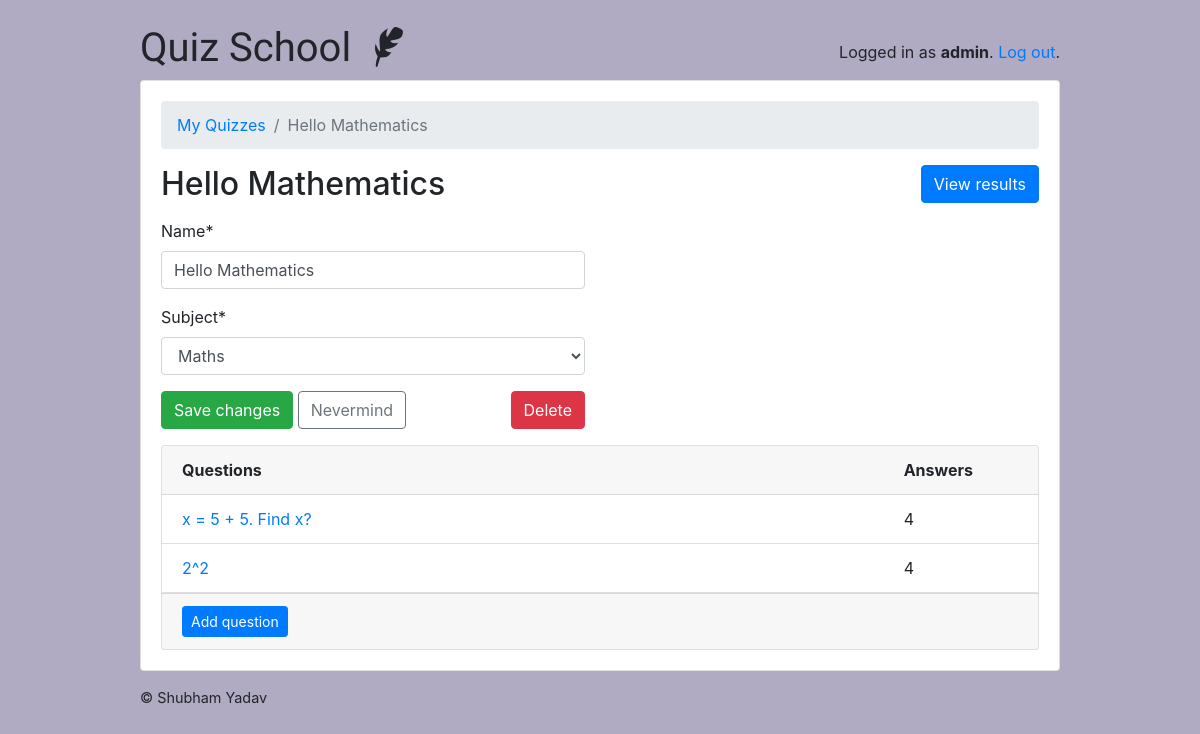
/teachers/quiz/1/ (signed in), run on the app's committed database.
### quiz/models.py (models this page shows, shortened)
class User(AbstractUser):
    is_teacher = models.BooleanField(default=False)
    is_student = models.BooleanField(default=False)

class Quiz(models.Model):
    owner = models.ForeignKey(User, on_delete=models.CASCADE, related_name='quizzes')
    name = models.CharField(max_length=255)
    subject = models.ForeignKey(Subject, on_delete=models.CASCADE, related_name='quizzes')

class Subject(models.Model):
    name = models.CharField(max_length=30)
    color = models.CharField(max_length=7, default='#007bff')
    def __str__(self):
        return self.name

class Question(models.Model):
    quiz = models.ForeignKey(Quiz, on_delete=models.CASCADE, related_name='questions')
    text = models.CharField('Question', max_length=255)

### quiz/views/teachers.py (the view, shortened to what this page needs)
# urls.py: path('quiz/<int:pk>/', teachers.QuizUpdateView.as_view(), name='quiz_change'),
@method_decorator([login_required, teacher_required], name='dispatch')
class QuizUpdateView(UpdateView):
    model = Quiz
    fields = ('name', 'subject', )
    context_object_name = 'quiz'
    template_name = 'classroom/teachers/quiz_change_form.html'
    def get_context_data(self, **kwargs):
        kwargs['questions'] = self.get_object().questions.annotate(answers_count=Count('answers'))
        return super().get_context_data(**kwargs)
    def get_queryset(self):
        return self.request.user.quizzes.all()

### quiz/templates/classroom/teachers/quiz_change_form.html (shortened to what this page needs)
{% extends 'base.html' %}
{% load crispy_forms_tags %}
{% block content %}
  <nav aria-label="breadcrumb">
    <ol class="breadcrumb">
      <li class="breadcrumb-item"><a href="{% url 'teachers:quiz_change_list' %}">My Quizzes</a></li>
      <li class="breadcrumb-item active" aria-current="page">{{ quiz.name }}</li>
    </ol>
  </nav>
  <h2 class="mb-3">
    {{ quiz.name }}
    <a href="{% url 'teachers:quiz_results' quiz.pk %}" class="btn btn-primary float-right">View results</a>
  </h2>
  <div class="row mb-3">
    <div class="col-md-6 col-sm-8 col-12">
      <form method="post" novalidate>
        {{ form|crispy }}
        <button type="submit" class="btn btn-success">Save changes</button>
        <a href="{% url 'teachers:quiz_change_list' %}" class="btn btn-outline-secondary" role="button">Nevermind</a>
        <a href="{% url 'teachers:quiz_delete' quiz.pk %}" class="btn btn-danger float-right">Delete</a>
      </form>
    </div>
  </div>
  <div class="card">
    <div class="card-header">
      <div class="row">
        <div class="col-10">
          <strong>Questions</strong>
        </div>
        <div class="col-2">
          <strong>Answers</strong>
        </div>
      </div>
    </div>
    <div class="list-group list-group-flush list-group-formset">
      {% for question in questions %}
        <div class="list-group-item">
          <div class="row">
            <div class="col-10">
              <a href="{% url 'teachers:question_change' quiz.pk question.pk %}">{{ question.text }}</a>
            </div>
            <div class="col-2">
              {{ question.answers_count }}
            </div>
          </div>
        </div>
      {% empty %}
        <div class="list-group-item text-center">
          <p class="text-muted font-italic mb-0">You haven't created any questions yet. Go ahead and <a href="{% url 'teachers:question_add' quiz.pk %}">add the first question</a>.</p>
        </div>
      {% endfor %}
    </div>
    <div class="card-footer">
      <a href="{% url 'teachers:question_add' quiz.pk %}" class="btn btn-primary btn-sm">Add question</a>
    </div>
  </div>
{% endblock %}

### templates/base.html (shortened to what this page needs)
{% load static %}<!doctype html>
<html lang="en">
  <head>
    <link rel="stylesheet" href="https://maxcdn.bootstrapcdn.com/bootstrap/4.0.0/css/bootstrap.min.css">
    <link rel="stylesheet" type="text/css" href="{% static 'vendor/fontello-2f186091/css/fontello.css' %}">
    <link rel="stylesheet" type="text/css" href="{% static 'css/app.css' %}">
    {% if user.is_authenticated and user.is_teacher %}
      <link rel="stylesheet" type="text/css" href="{% static 'css/teachers.css' %}">
    {% else %}
      <link rel="stylesheet" type="text/css" href="{% static 'css/students.css' %}">
    {% endif %}
  </head>
  <body>
    <div class="container my-4">
      <div class="row justify-content-center">
        <div class="col-md-10 col-sm-12">
          <div class="row">
            <div class="col-6">
              <h1 class="logo">
                <a href="{% url 'home' %}">
                  Quiz School
                  {% if user.is_authenticated %}
                    {% if user.is_teacher %}
                      <span class="icon-feather" data-toggle="tooltip" data-placement="right" title="Teacher profile"></span>
                    {% else %}
                      <span class="icon-graduation-cap" data-toggle="tooltip" data-placement="right" title="Student profile"></span>
                    {% endif %}
                  {% endif %}
                </a>
              </h1>
            </div>
            <div class="col-6 text-right">
              {% if user.is_authenticated %}
                <p class="pt-3">Logged in as <strong>{{ user.username }}</strong>. <a href="{% url 'logout' %}">Log out</a>.</p>
              {% else %}
                <a href="{% url 'login' %}" class="btn btn-light" role="button">Log in</a>
                <a href="{% url 'signup' %}" class="btn btn-primary" role="button">Sign up</a>
              {% endif %}
            </div>
          </div>
          <div class="card mb-3">
            <div class="card-body">
              {% block content %}
              {% endblock %}
            </div>
          </div>
          <footer>
            <a href="https://subhamyadav580.github.io/" target="_blank">© Shubham Yadav</a>
          </footer>
        </div>
      </div>
    </div>
  </body>
</html>

### static/css/app.css (style rules this page uses)
.logo { font-family: 'Clicker Script', cursive; }
.logo a { color: #212529; text-decoration: none; }
footer { font-size: .9rem; }
footer a { color: #212529; }

### static/css/teachers.css (style rules this page uses)
body { background-color: #b0aac2; }

### data on the page
User: username "admin"
Quiz: name "Hello Mathematics", subject "Maths"
Question: text "x = 5 + 5. Find x?", answers_count "4"
Question: text "2^2", answers_count "4"
